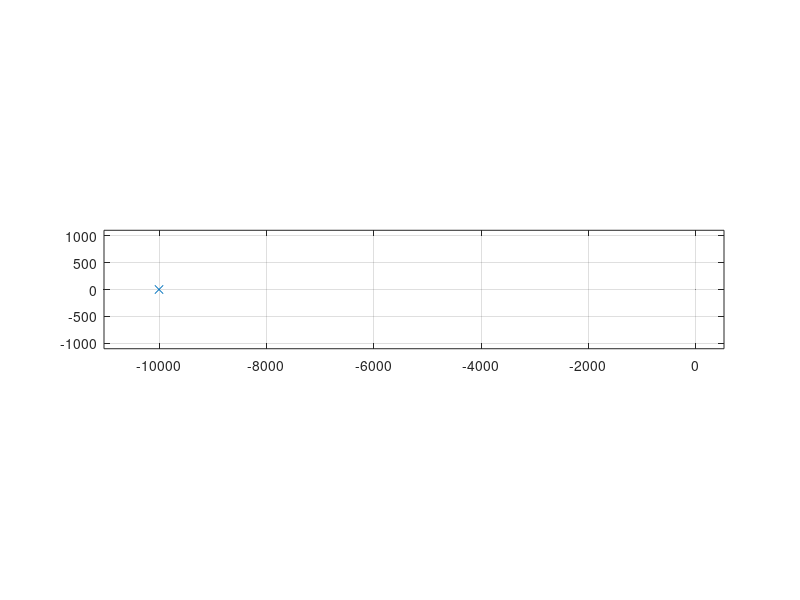
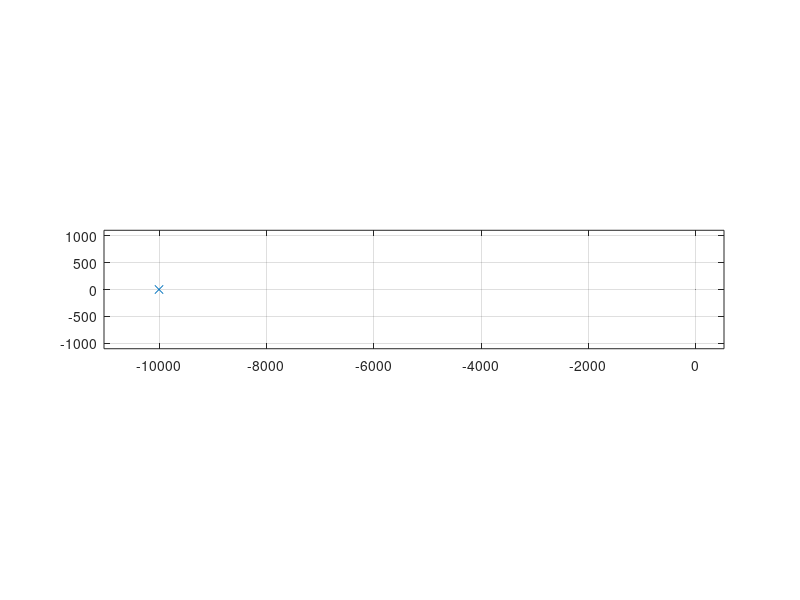
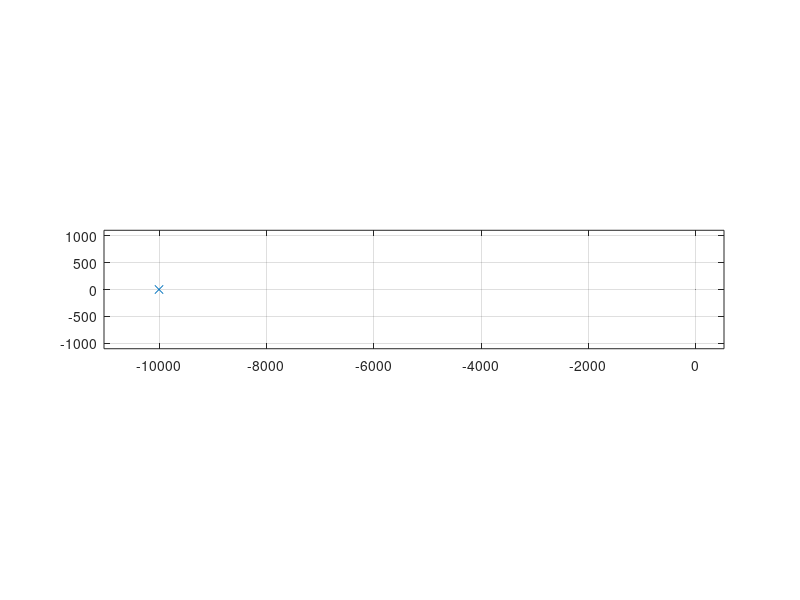

Recreate these plots in MATLAB, in order.
%% Control system: 1st order system ANALYSIS
% Name: Rajendra Hanagodi
% Ps no: 99003740
% Date :07/04/2021
% version:1.0
%% plant description
%This plant has a model for RL circuit.the 3 different values of R and L are analyzed 
% Equation

%% Math analysis
% I/D/C
%roots 


R = [100 200 300];
L = [10e-3 20e-3 30e-3];
C = [100e-6 200e-6 300e-6];

for i = 1:3
    tau = L(i)/R(i);
    T_F = tf([1/(L(i)*C(i))],[1,(1/tau),(1/(L(i)*C(i)))]);
    
    figure(i)
    subplot(2,1,1)
    step(T_F);
   
    subplot(2,1,2)
    impulse(T_F);
    
    [z,p,k]= tf2zp([1/R(i)],[tau,1]);
    zplane(z,p)
    
    zeta = (R(i)/2)*(sqrt(C(i)/L(i)));
    w_n  = (1/(sqrt(L(i)*C(i))));
    
end
